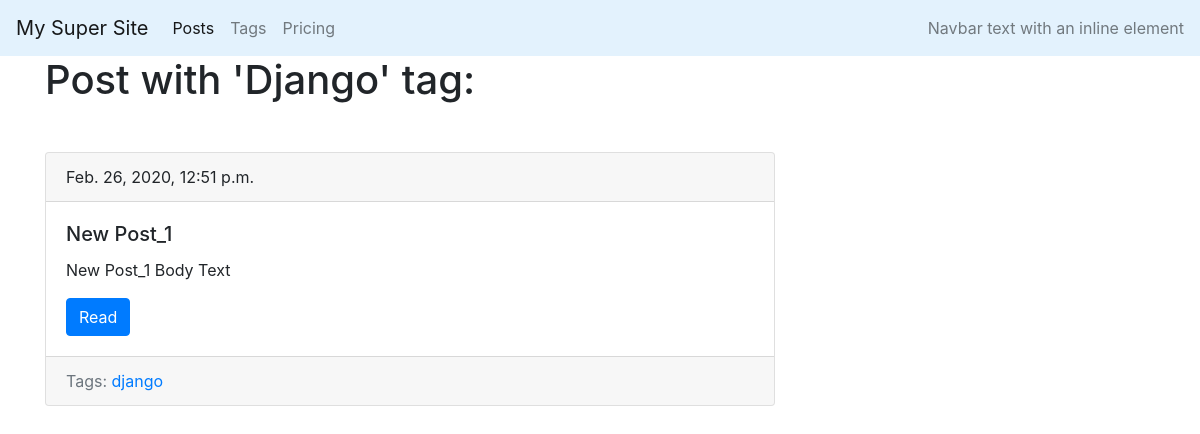
/blog/tag/django, run on the app's committed database.
### blog/models.py (models this page shows, shortened)
class Tag(models.Model): # 35_Создаем модель Tag для тэгов
    title = models.CharField(max_length=50)
    slug = models.SlugField(max_length=50, unique=True)
    def get_absolute_url(self):
        return reverse('tag_detail_url', kwargs={'slug': self.slug})

class Post(models.Model): #16_ Создаем класс модели Post
    title = models.CharField(max_length = 150, db_index = True) # 17_Создаем поля для нашей модели Posts
    slug = models.SlugField(max_length=150, unique=True) #18_Создаем параметр - удобночитаемый урл,
    body = models.TextField(blank=True, db_index=True) # 19_Создаем параметр для тела текста
    data_pub = models.DateTimeField(auto_now_add=True) # 20_ Создаем параметр даты публикации
    tags = models.ManyToManyField('Tag', blank=True, related_name='posts')
    def get_absolute_url(self): # 33_Будет возвращать ссылку на конкретный обьекм класса Post
        return reverse('post_detail_url', kwargs={'slug': self.slug})

### blog/views.py (the view)
# urls.py: path('tag/<str:slug>', tag_detail, name='tag_detail_url')
def tag_detail(request, slug): # 43_Создаем метод для странички тега
    tag = Tag.objects.get(slug__iexact=slug)
    return render(request, 'blog/tag_detail.html', context={'tag': tag })

### blog/templates/blog/tag_detail.html (shortened to what this page needs)
{% extends 'blog/base_blog.html' %}
{% block content %}
  <h1 class='mb-5'> Post with '{{tag.title|title}}' tag: </h1>
    {% for post in tag.posts.all  %}
      {% include 'blog/includes/post_card_include.html' %}
    {% endfor  %}
{% endblock %}

### blog/templates/blog/includes/post_card_include.html
<div class="card mb-4">
  <div class="card-header">
    {{ post.data_pub }}
  </div>
  <div class="card-body">
    <h5 class="card-title">{{ post.title}}</h5>
    <p class="card-text">{{post.body|truncatewords:22}}</p>
    <a href="{{ post.get_absolute_url }}" class="btn btn-primary">Read</a>
  </div>
  <div class="card-footer text-muted">
    Tags:
    {% for tag in post.tags.all %}
      <a href='{{tag.get_absolute_url}}'>{{tag.title}}</a>
    {% endfor %}
  </div>
</div>

### data on the page
Tag: title "Django", title "django"
Post: data_pub "Feb. 26, 2020, 12:51 p.m.", title "New Post_1", body "New Post_1 Body Text"
